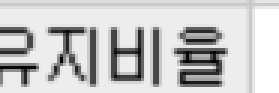
#> input picture rpa/sophia_capture/image_1.png, 93 x 31 px, found by its file name (shown 3 times larger)
$ python tesseract3.py
#> lines starting #> are read from the running program, lines starting #| are printed output that depends on the picture; after the words box and inside, x2 and y2 are one past the last pixel; in counts of white or black regions, pixels touching at a corner belong together
import os

import cv2
import pytesseract
from PIL import Image
import warnings

warnings.filterwarnings("ignore", category=UserWarning)
# 실행파일 경로 설정
pytesseract.pytesseract.tesseract_cmd = r'C:\Program Files\Tesseract-OCR\tesseract.exe'

# Tesseract 명령어 커스텀 (언어 데이터 경로 포함)
config = r'--tessdata-dir "C:\Program Files\Tesseract-OCR\tessdata" --oem 3 --psm 6 -l kor'

def main():
    base_dir = os.path.expanduser("~/Pictures/OCR_TEST")
    print(f"Base directory is set to: {base_dir}")
    # image_path = os.path.join(base_dir, f"인증서.png")
    image_path = os.path.join(base_dir, f"image_1.png")

    # image = Image.open(image_path)

    # OCR 결과를 pandas-like 구조로 가져오기
    img = cv2.imread(image_path, cv2.IMREAD_GRAYSCALE)
#> img is the input picture: shape (31, 93); min 1, max 255, mean 199.1
    img = cv2.resize(img, None, fx=2, fy=2, interpolation=cv2.INTER_CUBIC)
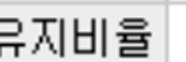
#> img: shape (62, 186); min 0, max 255, mean 199.1
    img = cv2.threshold(img, 150, 255, cv2.THRESH_BINARY_INV)[1]
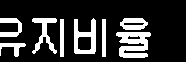
#> img: shape (62, 186); 20.1% white; 8 white regions, largest, box (x1, y1, x2, y2) and area: (116, 32, 151, 58) 611, (74, 18, 96, 54) 433, (32, 18, 57, 54) 346
    data = pytesseract.image_to_data(img,  lang='kor', output_type=pytesseract.Output.DICT)

    target = "김도영"
    positions = []

    # 각 단어별로 확인
    for i, word in enumerate(data['text']):
        print(f"Word: {word}, Confidence: {data['conf'][i]}")
        if target in word:
            x, y, w, h = data['left'][i], data['top'][i], data['width'][i], data['height'][i]
            positions.append((x, y, w, h))

    print("찾은 위치들:", positions)

    # [8 lines of commented-out code are left out]

if __name__ == "__main__":
    main()
#> (the call stopped at in main, `data = pytesseract.image_to_data(img,  lang='kor', output_type=pytesse..`: pytesseract is not available in this run)

$ run again, with rpa/sophia_capture/image_0.png copied over rpa/sophia_capture/image_1.png
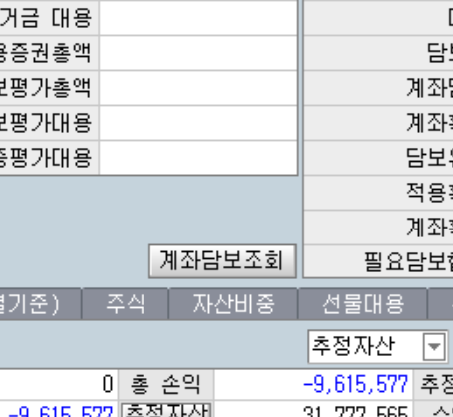
#> input picture rpa/sophia_capture/image_0.png, 453 x 417 px, found by its file name
#> in main, `img = cv2.resize(img, None, fx=2, fy=2, interpolation=cv2.INTER_CUBIC)`:
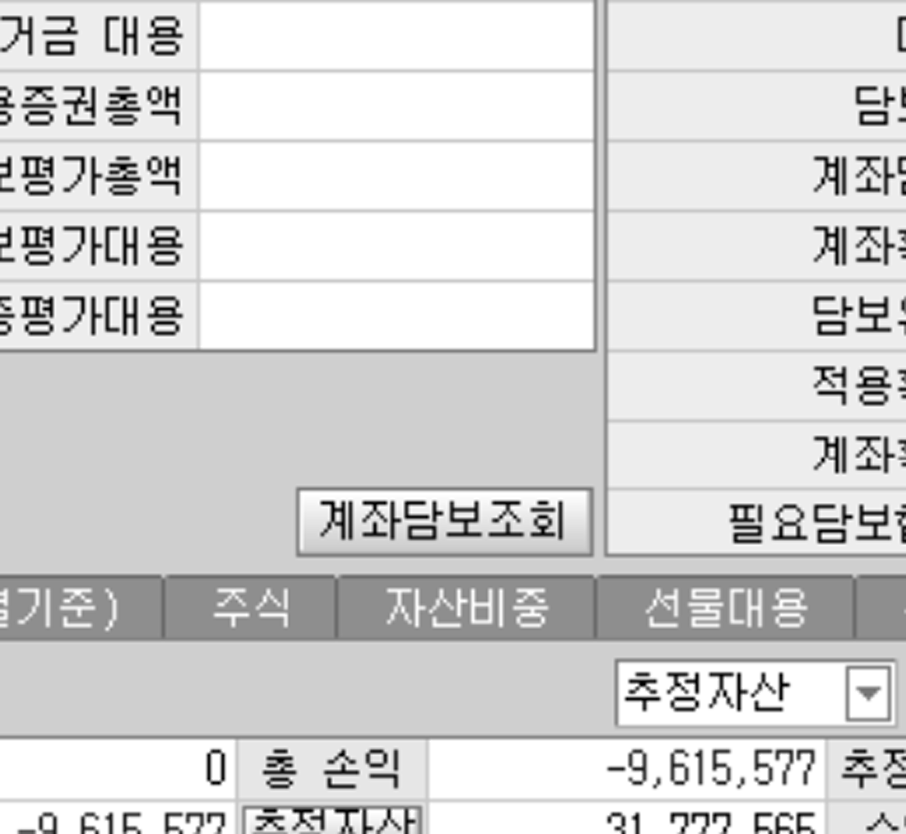
#> img: shape (834, 906); min 0, max 255, mean 213.9
#> in main, `img = cv2.threshold(img, 150, 255, cv2.THRESH_BINARY_INV)[1]`:
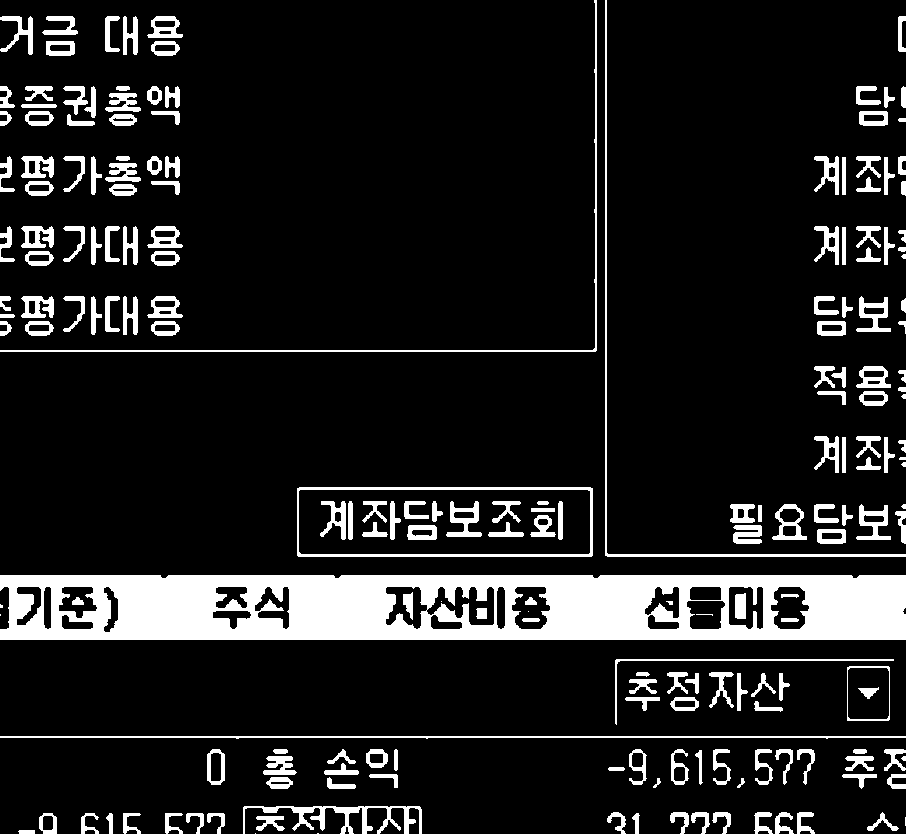
#> img: shape (834, 906); 12.5% white; 201 white regions (13 under 20 px), largest, box (x1, y1, x2, y2) and area: (0, 575, 906, 640) 46220, (297, 487, 593, 557) 2097, (605, 0, 906, 557) 2010
